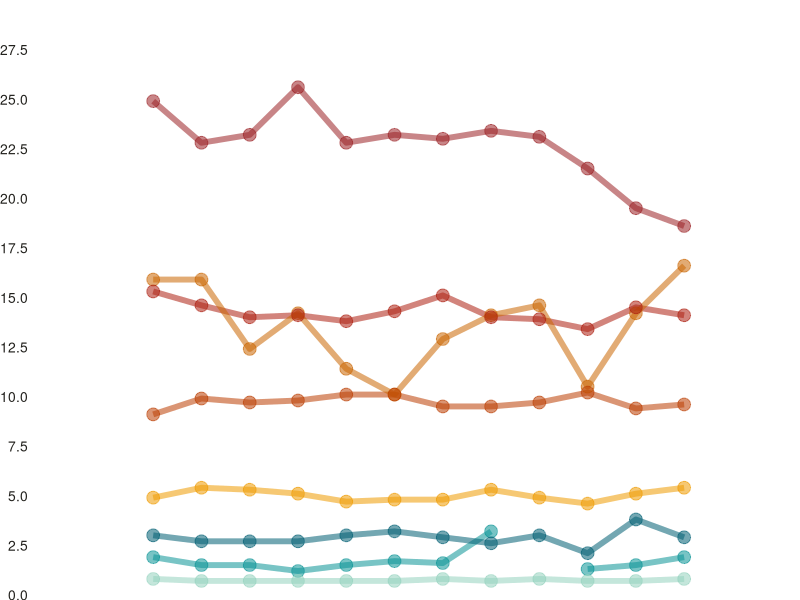

This chart was generated by the following R code:
library(dplyr)
library(tidyr)
library(ggplot2)

data <- read.delim("table333.txt", sep = "\t", header = TRUE)


fatal_data <- data %>% select(Year, Industry, Fatality.rate.per.100.000.workers)

fat_data <- fatal_data[1:192,]
fat_data <- fat_data %>% mutate(Fatality.rate.per.100.000.workers = as.numeric(gsub(",", ".", Fatality.rate.per.100.000.workers)),
                                  ) %>% 
    filter(Industry!="All industries",Industry!="Retail trade",Industry!= "Government", Industry!="Professional and business services",
           Industry!="Leisure and hospitality",  Industry!="Financial activities", Industry!="Manufacturing"
           , Industry!="Utilities")   #Industry!="Utilities", Industry!="Manufacturing"

fat_data <- fat_data %>%
  mutate(
    Industry = case_when(
      Industry == "Wholesale trade" ~ "Trade",
      Industry == "Agriculture, forestry, fishing, and hunting" ~ "Agriculture",
      Industry == "Transportation and warehousing" ~ "
Transportation",
      Industry == "Education and health services" ~ "Education",
      TRUE ~ Industry
    )
  )

my_theme <- function() {
  color.background = "white"
  color.text = "#22211d"
  theme_bw(base_size=15) +
    theme(panel.background = element_rect(fill=color.background, color=color.background)) +
    theme(plot.background  = element_rect(fill=color.background, color=color.background)) +
    theme(panel.border     = element_rect(color=color.background)) +
    theme(strip.background = element_rect(fill=color.background, color=color.background)) +
    theme(panel.grid.major.y = element_blank()) +
    theme(panel.grid.minor.y = element_blank()) +
    theme(axis.ticks       = element_blank()) +
    theme(legend.position = "none") +
    theme(plot.title       = element_text(color=color.text, size=20, face = "bold")) +
    theme(axis.title.x     = element_text(size=14, color="black", face = "bold")) +
    theme(axis.title.y     = element_text(size=14, color="black", face = "bold", vjust=1.25)) +
    theme(axis.text.x      = element_text(size=10, vjust=0.5, hjust=0.5, color = color.text)) +
    theme(axis.text.y      = element_text(size=10, color = color.text)) +
    theme(strip.text       = element_text(face = "bold")) +
    theme(plot.margin = unit(c(0.35, 0.2, 0.3, 0.35), "cm"))
}

moja_paleta <- c( "#AE2012", "#9B2226", "#BB3E03","#94D2BD", "#0A9396","#CA6702","#005F73", "#EE9B00",
                   "#E9D8A6" )

plot<- ggplot(data = fat_data, aes(x = Year, y = Fatality.rate.per.100.000.workers, group = Industry)) +
  geom_hline(yintercept = seq(0, 27.5, by = 2.5), color = "white", linetype = "dotted", size = 0.5) + # Poziome linie co 5
  geom_vline(xintercept = c(min(fat_data$Year), max(fat_data$Year)), color = "white", size = 0.5) +
  geom_line(aes(color = Industry, alpha = 1), size = 2) +
  geom_point(aes(color = Industry, alpha = 1), size = 4)  +
  geom_point(color = 'transparent', size = 1) +
  scale_x_continuous(breaks = 2011:2022, minor_breaks = 2011:2022, expand = c(0.2,0.2))+
  scale_y_continuous(expand = c(0,0)) +
  scale_color_manual(values = moja_paleta) +
  scale_y_continuous(
    breaks = seq(0, 27.5, by = 2.5),  
    limit = c(0,30),
    expand = c(0,0)
  ) +
  theme(legend.position = "none") +
  labs(x = "Year",
       y ="Industry",
      ) +                    
  my_theme() + 
  theme(
    axis.title.x = element_blank(),  
    axis.title.y = element_blank(),  
    axis.text.x = element_blank(),   
    panel.grid.major.x = element_blank(),
    panel.grid.major.y = element_line(color = "white", size = 0.5),
    panel.background = element_rect(fill = "transparent", color = NA), 
    plot.background = element_rect(fill = "transparent", color = NA),
    plot.margin = margin(0, 0, 0, 0)
  ) 
  

plot

#output_path <- file.path("C:/Users/karo/Desktop/TWD", "dominika.png")


#ggsave(output_path, plot = plot, bg = "transparent", width = 8, height = 6)


